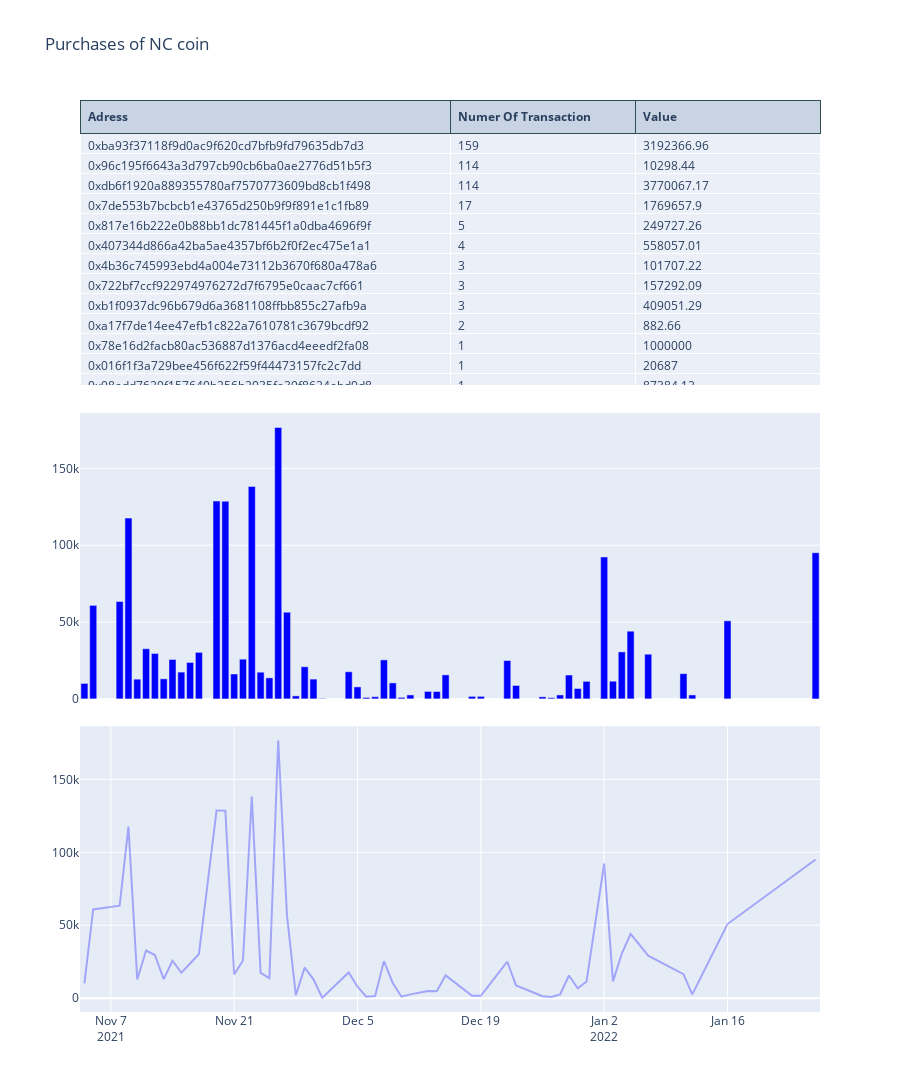

Notebook source saved alongside this figure:
### Code cell
# Set plot parametr

fig = make_subplots(
    rows=3, cols=1,
    shared_xaxes=True,
    vertical_spacing=0.03,
    specs=[[{"type": "table"}],
           [{"type": "scatter"}],
           [{"type": "scatter"}]]
)

fig.add_trace(
    go.Scatter(
        x=df_temp['Date'],
        y=df_temp['Quantity'],
        line = dict(color = 'blue'),
        opacity = 0.3,
        mode='lines'
    ),    
    row=3, col=1
), 

fig.add_trace(
    go.Bar(
        x=df_temp['Date'],
        y=df_temp['Quantity'],
        marker_color='blue'
    ),
    row=2, col=1
)

fig.add_trace(
    go.Table(
    columnorder = [1,2,3],
    columnwidth = [100,50,50],
    header=dict(
        values=[['<b>Adress</b>'],['<b>Numer Of Transaction</b>'],['<b>Value</b>']],

        align='left',
        font_size=12,
        line_color='darkslategray'
               ),
    cells=dict(
        values=[df_buy.Adress, df_buy.Number_of_transaction, df_buy.Value],

        align=['left'],
              )),
    row=1, col=1
)
fig.update_layout(
    height=1200,
    showlegend=False,
    title_text="Purchases of NC coin",
)

fig.show()
